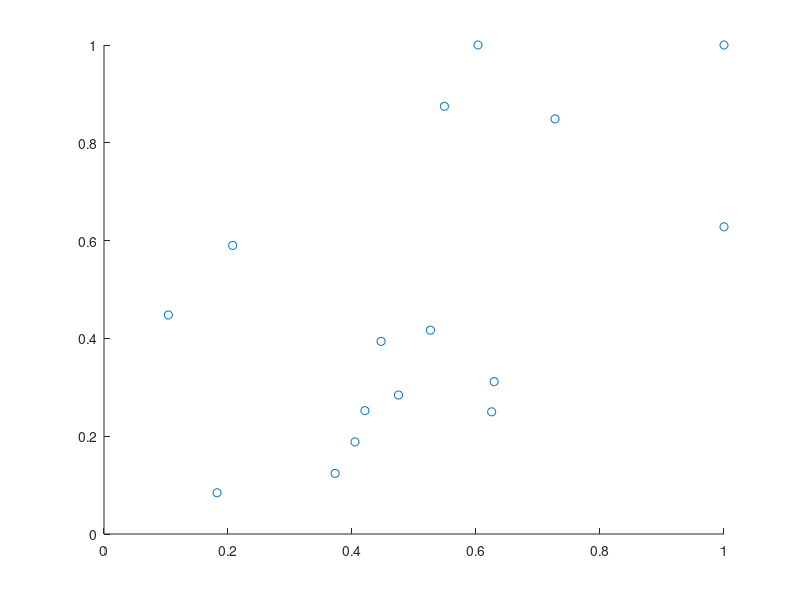

The MATLAB source for this figure: (Note: this script raises an error after producing the figure.)
%% Figure S9

%DataPath = '... \data\Fig 4'; %% Put the path of the 'data' folder
addpath("DataPath")

%C1
%Brain
y=[56.6 114.1 387.7 129.8 456.7];
y1=[115.2 86 179.9 142.3 38.5];
%Skin
x=[18.6 31.2 36.3 23.7 49.9];
x1=[21 20.2 22.3 31.4 9.1];

X=[x x1];
Y=[y y1];
X=X/max(X);
Y=Y/max(Y);

%C2
%Brain
yy=[71 41.9 31.8];
yy1=[29.6 44.6 62.1];
%Skin
xx=[53.5 18.4 9.2];
xx1=[46.7 88.7 48.7];

XX=[xx xx1];
YY=[yy yy1];
XX=XX/max(XX);
YY=YY/max(YY);

figure
scatter([X XX],[Y YY])
lsline
[R,p]=corrcoef([X XX],[Y YY])

title('Fig. S9 C1C2')
ylabel('Percept Length')
xlabel('Cortical Length')
